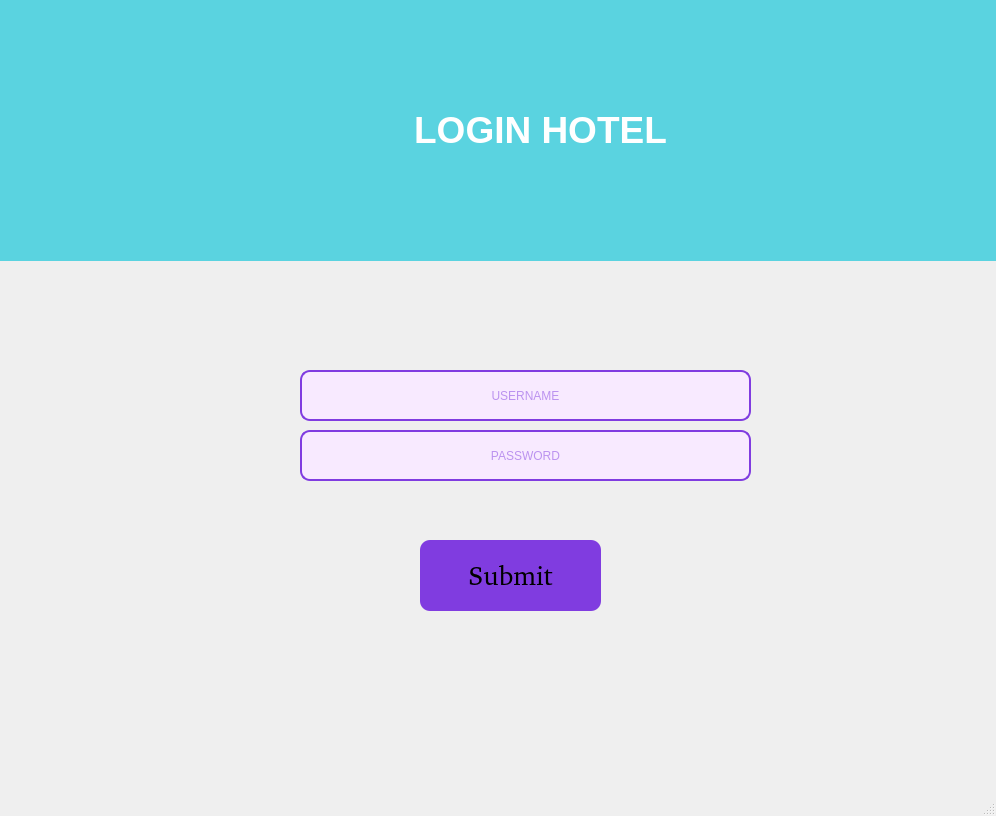
<?xml version="1.0" encoding="UTF-8"?>
<ui version="4.0">
 <class>MainWindow</class>
 <widget class="QMainWindow" name="MainWindow">
  <property name="geometry">
   <rect>
    <x>0</x>
    <y>0</y>
    <width>996</width>
    <height>816</height>
   </rect>
  </property>
  <property name="windowTitle">
   <string>MainWindow</string>
  </property>
  <widget class="QWidget" name="centralwidget">
   <widget class="QLineEdit" name="txtUsername">
    <property name="geometry">
     <rect>
      <x>300</x>
      <y>370</y>
      <width>451</width>
      <height>51</height>
     </rect>
    </property>
    <property name="font">
     <font>
      <family>Arial</family>
     </font>
    </property>
    <property name="styleSheet">
     <string notr="true">QLineEdit{
	background-color:#F8EAFF;
	border: 2px solid#803CE0;
	border-radius: 10px;
	color:#803CE0;
	font-family:Arial;
}
QLineEdit:focus{
		border: 2px solid#FBAD25;
}</string>
    </property>
    <property name="text">
     <string/>
    </property>
    <property name="alignment">
     <set>Qt::AlignCenter</set>
    </property>
    <property name="placeholderText">
     <string>USERNAME</string>
    </property>
   </widget>
   <widget class="QLineEdit" name="txtPassword">
    <property name="geometry">
     <rect>
      <x>300</x>
      <y>430</y>
      <width>451</width>
      <height>51</height>
     </rect>
    </property>
    <property name="font">
     <font>
      <family>Arial</family>
     </font>
    </property>
    <property name="styleSheet">
     <string notr="true">QLineEdit{
	background-color:#F8EAFF;
	border: 2px solid#803CE0;
	border-radius: 10px;
	color:#803CE0;
	font-family:Arial;
}
QLineEdit:focus{
		border: 2px solid#FBAD25;
}QLineEdit{
	background-color:#F8EAFF;
	border: 2px solid#803CE0;
}
QLineEdit:focus{
		border: 2px solid#FBAD25;
}</string>
    </property>
    <property name="inputMask">
     <string/>
    </property>
    <property name="text">
     <string/>
    </property>
    <property name="echoMode">
     <enum>QLineEdit::Password</enum>
    </property>
    <property name="alignment">
     <set>Qt::AlignCenter</set>
    </property>
    <property name="placeholderText">
     <string>PASSWORD</string>
    </property>
   </widget>
   <widget class="QPushButton" name="btnSubmit">
    <property name="geometry">
     <rect>
      <x>420</x>
      <y>540</y>
      <width>181</width>
      <height>71</height>
     </rect>
    </property>
    <property name="font">
     <font>
      <family>,arial</family>
      <pointsize>20</pointsize>
      <weight>50</weight>
      <italic>false</italic>
      <bold>false</bold>
     </font>
    </property>
    <property name="styleSheet">
     <string notr="true">QPushButton{
	background-color: rgb(128, 60, 224);
	border-radius: 10px;
	font:20pt,arial;

}
QPushButton:hover{
	background-color: rgb(193, 81, 241);
}</string>
    </property>
    <property name="text">
     <string>Submit</string>
    </property>
   </widget>
   <widget class="QLabel" name="label_3">
    <property name="geometry">
     <rect>
      <x>-310</x>
      <y>0</y>
      <width>1701</width>
      <height>261</height>
     </rect>
    </property>
    <property name="font">
     <font>
      <family>Arial</family>
      <pointsize>28</pointsize>
      <weight>50</weight>
      <italic>false</italic>
      <bold>false</bold>
     </font>
    </property>
    <property name="mouseTracking">
     <bool>true</bool>
    </property>
    <property name="styleSheet">
     <string notr="true">font: 28pt &quot;Arial&quot;;
color:white;
background-color: rgb(90, 211, 224);</string>
    </property>
    <property name="text">
     <string>&lt;html&gt;&lt;head/&gt;&lt;body&gt;&lt;p align=&quot;center&quot;&gt;&lt;span style=&quot; font-weight:600;&quot;&gt;LOGIN HOTEL&lt;/span&gt;&lt;/p&gt;&lt;/body&gt;&lt;/html&gt;</string>
    </property>
   </widget>
  </widget>
  <widget class="QStatusBar" name="statusbar"/>
 </widget>
 <resources/>
 <connections/>
</ui>
